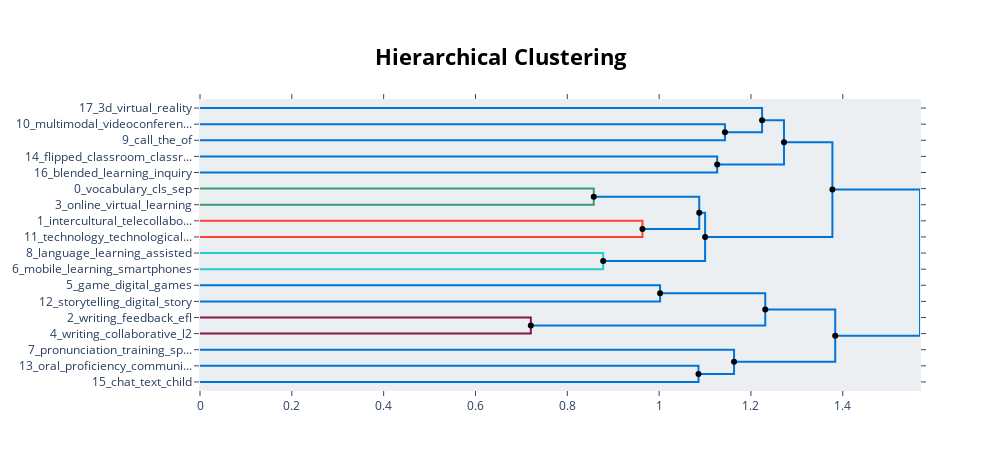

Notebook cell for this chart:
### Code cell
hierarchical_topics = model.hierarchical_topics(docs)
model.visualize_hierarchy(hierarchical_topics=hierarchical_topics)

### Figure 1 — Plotly figure (JSON) as saved in the notebook; plotly's stock layout.template omitted (floating-point values rounded to 4 significant figures)
{"data": [{"hoverinfo": "text", "marker": {"color": "rgb(0,116,217)"}, "mode": "lines", "text": ["language_learning_assisted_computer_technologies", "", "", "mobile_learning_smartphones_language_assisted"], "type": "scatter", "x": [0, 1.143, 1.143, 0], "xaxis": "x", "y": [-15, -15, -25, -25], "yaxis": "y"}, {"hoverinfo": "text", "marker": {"color": "rgb(0,116,217)"}, "mode": "lines", "text": ["vocabulary_cls_sep_of_comprehension", "", "", "online_virtual_learning_in_cls"], "type": "scatter", "x": [0, 1.224, 1.224, 1.143], "xaxis": "x", "y": [-5, -5, -20, -20], "yaxis": "y"}, {"hoverinfo": "text", "marker": {"color": "rgb(0,116,217)"}, "mode": "lines", "text": ["of_vocabulary_the_and_on", "", "", "intercultural_telecollaboration_competence_cultural_and"], "type": "scatter", "x": [0, 1.126, 1.126, 0], "xaxis": "x", "y": [-35, -35, -45, -45], "yaxis": "y"}, {"hoverinfo": "text", "marker": {"color": "rgb(0,116,217)"}, "mode": "lines", "text": ["of_and_in_the_vocabulary", "", "", "technology_technological_teachers_pedagogical_knowledge"], "type": "scatter", "x": [1.224, 1.272, 1.272, 1.126], "xaxis": "x", "y": [-12.5, -12.5, -40, -40], "yaxis": "y"}, {"hoverinfo": "text", "marker": {"color": "rgb(61,153,112)"}, "mode": "lines", "text": ["mobile_learning_language_assisted_technologies", "", "", "of_and_in_the_learning"], "type": "scatter", "x": [0, 0.8576, 0.8576, 0], "xaxis": "x", "y": [-55, -55, -65, -65], "yaxis": "y"}, {"hoverinfo": "text", "marker": {"color": "rgb(255,65,54)"}, "mode": "lines", "text": ["learning_of_language_and_in", "", "", "multimodal_videoconferencing_video_interactions_multimodality"], "type": "scatter", "x": [0, 0.9637, 0.9637, 0], "xaxis": "x", "y": [-75, -75, -85, -85], "yaxis": "y"}, {"hoverinfo": "text", "marker": {"color": "rgb(0,116,217)"}, "mode": "lines", "text": ["call_the_of_research_teacher", "", "", "of_learning_language_and_in"], "type": "scatter", "x": [0.8576, 1.087, 1.087, 0.9637], "xaxis": "x", "y": [-60, -60, -80, -80], "yaxis": "y"}, {"hoverinfo": "text", "marker": {"color": "rgb(35,205,205)"}, "mode": "lines", "text": ["blended_learning_inquiry_for_building", "", "", "flipped_classroom_classrooms_hybrid_efl"], "type": "scatter", "x": [0, 0.8782, 0.8782, 0], "xaxis": "x", "y": [-95, -95, -105, -105], "yaxis": "y"}, {"hoverinfo": "text", "marker": {"color": "rgb(0,116,217)"}, "mode": "lines", "text": ["of_learning_and_in_language", "", "", "flipped_blended_classroom_learning_for"], "type": "scatter", "x": [1.087, 1.1, 1.1, 0.8782], "xaxis": "x", "y": [-70, -70, -100, -100], "yaxis": "y"}, {"hoverinfo": "text", "marker": {"color": "rgb(0,116,217)"}, "mode": "lines", "text": ["game_digital_games_gaming_communicate", "", "", "storytelling_digital_story_writing_narrative"], "type": "scatter", "x": [1.272, 1.377, 1.377, 1.1], "xaxis": "x", "y": [-26.25, -26.25, -85, -85], "yaxis": "y"}, {"hoverinfo": "text", "marker": {"color": "rgb(0,116,217)"}, "mode": "lines", "text": ["writing_collaborative_l2_mediated_computer", "", "", "writing_feedback_efl_apos_automated"], "type": "scatter", "x": [0, 1.002, 1.002, 0], "xaxis": "x", "y": [-115, -115, -125, -125], "yaxis": "y"}, {"hoverinfo": "text", "marker": {"color": "rgb(133,20,75)"}, "mode": "lines", "text": ["writing_feedback_collaborative_of_efl", "", "", "pronunciation_training_speech_recognition_feedback"], "type": "scatter", "x": [0, 0.7205, 0.7205, 0], "xaxis": "x", "y": [-135, -135, -145, -145], "yaxis": "y"}, {"hoverinfo": "text", "marker": {"color": "rgb(0,116,217)"}, "mode": "lines", "text": ["digital_game_storytelling_games_the", "", "", "writing_feedback_of_l2_pronunciation"], "type": "scatter", "x": [1.002, 1.231, 1.231, 0.7205], "xaxis": "x", "y": [-120, -120, -140, -140], "yaxis": "y"}, {"hoverinfo": "text", "marker": {"color": "rgb(0,116,217)"}, "mode": "lines", "text": ["chat_text_child_chatbot_l2", "", "", "oral_proficiency_communication_mediated_computer"], "type": "scatter", "x": [0, 1.086, 1.086, 0], "xaxis": "x", "y": [-165, -165, -175, -175], "yaxis": "y"}, {"hoverinfo": "text", "marker": {"color": "rgb(0,116,217)"}, "mode": "lines", "text": ["oral_chat_text_communication_l2", "", "", "3d_virtual_reality_worlds_augmented"], "type": "scatter", "x": [0, 1.163, 1.163, 1.086], "xaxis": "x", "y": [-155, -155, -170, -170], "yaxis": "y"}, {"hoverinfo": "text", "marker": {"color": "rgb(0,116,217)"}, "mode": "lines", "text": ["writing_feedback_of_in_the", "", "", "oral_chat_3d_communication_virtual"], "type": "scatter", "x": [1.231, 1.384, 1.384, 1.163], "xaxis": "x", "y": [-130, -130, -162.5, -162.5], "yaxis": "y"}, {"hoverinfo": "text", "marker": {"color": "rgb(0,116,217)"}, "mode": "lines", "text": ["of_learning_and_in_language", "", "", "writing_of_feedback_in_l2"], "type": "scatter", "x": [1.377, 1.568, 1.568, 1.384], "xaxis": "x", "y": [-55.62, -55.62, -146.2, -146.2], "yaxis": "y"}, {"hoverinfo": "text", "hovertext": ["of_and_in_the_vocabulary", "call_the_of_research_teacher", "of_learning_and_in_language", "game_digital_games_gaming_communicate", "digital_game_storytelling_games_the", "writing_feedback_of_in_the", "of_learning_and_in_language"], "marker": {"color": "black"}, "mode": "markers", "showlegend": false, "type": "scatter", "x": [1.224, 0.8576, 1.087, 1.272, 1.002, 1.231, 1.377], "y": [-12.5, -60, -70, -26.25, -120, -130, -55.62]}, {"hoverinfo": "text", "hovertext": ["online_virtual_learning_in_cls", "technology_technological_teachers_pedagogical_knowledge", "of_learning_language_and_in", "flipped_blended_classroom_learning_for", "storytelling_digital_story_writing_narrative", "writing_feedback_of_l2_pronunciation", "3d_virtual_reality_worlds_augmented", "oral_chat_3d_communication_virtual", "writing_of_feedback_in_l2"], "marker": {"color": "black"}, "mode": "markers", "showlegend": false, "type": "scatter", "x": [1.143, 1.126, 0.9637, 0.8782, 1.1, 0.7205, 1.086, 1.163, 1.384], "y": [-20, -40, -80, -100, -85, -140, -170, -162.5, -146.2]}], "layout": {"autosize": false, "height": 470, "hoverlabel": {"bgcolor": "white", "font": {"family": "Rockwell", "size": 16}}, "hovermode": "closest", "plot_bgcolor": "#ECEFF1", "showlegend": false, "title": {"font": {"color": "Black", "size": 22}, "text": "<b>Hierarchical Clustering</b>", "x": 0.5, "xanchor": "center", "yanchor": "top"}, "width": 1000, "xaxis": {"mirror": "allticks", "rangemode": "tozero", "showgrid": false, "showline": true, "showticklabels": true, "ticks": "outside", "type": "linear", "zeroline": false}, "yaxis": {"mirror": "allticks", "range": [-180, 0], "rangemode": "tozero", "showgrid": false, "showline": true, "showticklabels": true, "tickmode": "array", "ticks": "outside", "ticktext": ["17_3d_virtual_reality", "10_multimodal_videoconferen...", "9_call_the_of", "14_flipped_classroom_classr...", "16_blended_learning_inquiry", "0_vocabulary_cls_sep", "3_online_virtual_learning", "1_intercultural_telecollabo...", "11_technology_technological...", "8_language_learning_assisted", "6_mobile_learning_smartphones", "5_game_digital_games", "12_storytelling_digital_story", "2_writing_feedback_efl", "4_writing_collaborative_l2", "7_pronunciation_training_sp...", "13_oral_proficiency_communi...", "15_chat_text_child"], "tickvals": [-5, -15, -25, -35, -45, -55, -65, -75, -85, -95, -105, -115, -125, -135, -145, -155, -165, -175], "type": "linear", "zeroline": false}}}
